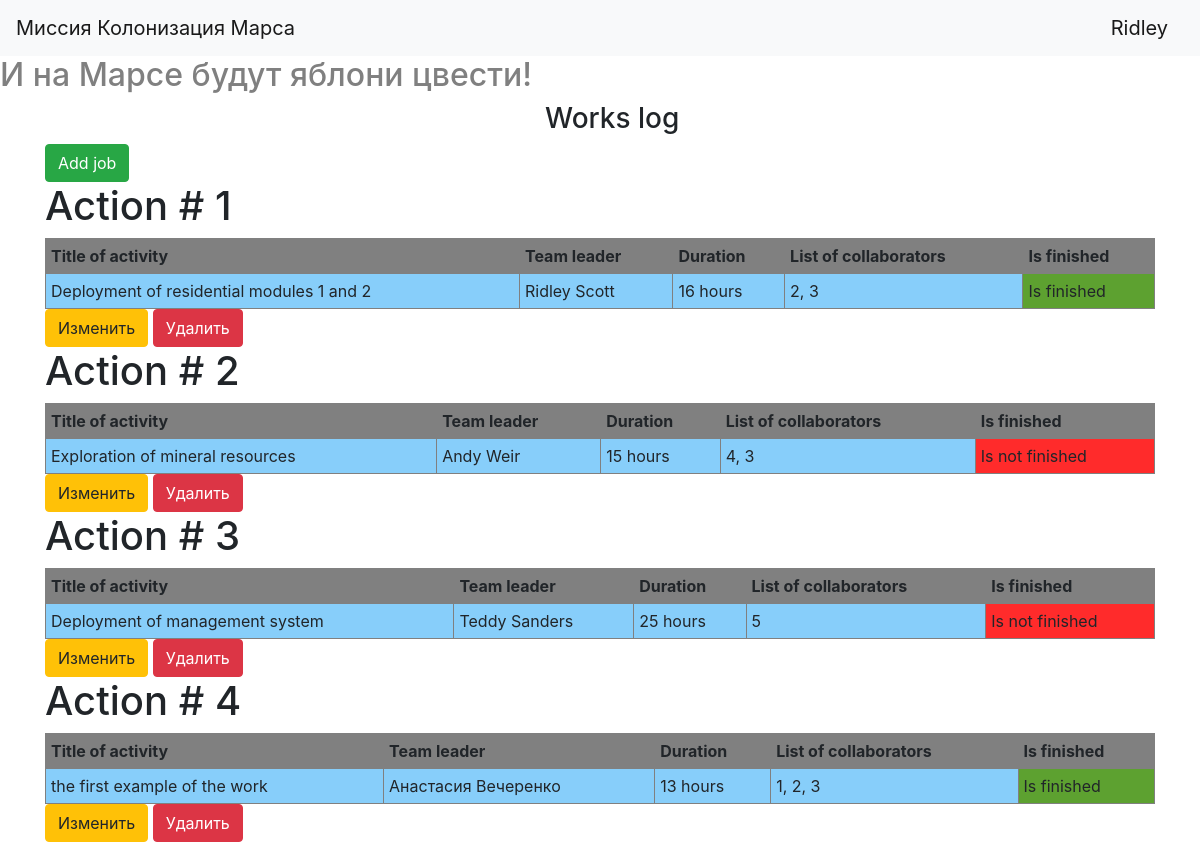
The page / (signed in) on the database its author committed.
### data/users.py (models this page shows, shortened)
class User(SqlAlchemyBase, UserMixin):
    __tablename__ = 'users'
    id = sqlalchemy.Column(sqlalchemy.Integer,
                           primary_key=True, autoincrement=True)
    name = sqlalchemy.Column(sqlalchemy.String, nullable=True)
    surname = sqlalchemy.Column(sqlalchemy.String, nullable=True)
    age = sqlalchemy.Column(sqlalchemy.Integer, nullable=True)
    position = sqlalchemy.Column(sqlalchemy.String, nullable=True)
    speciality = sqlalchemy.Column(sqlalchemy.String, nullable=True)
    address = sqlalchemy.Column(sqlalchemy.String, nullable=True)
    about = sqlalchemy.Column(sqlalchemy.String, nullable=True)
    email = sqlalchemy.Column(sqlalchemy.String,
                              index=True, unique=True, nullable=True)
    hashed_password = sqlalchemy.Column(sqlalchemy.String, nullable=True)
    created_date = sqlalchemy.Column(sqlalchemy.DateTime,
                                     default=datetime.datetime.now)
    jobs = orm.relation("Jobs", back_populates='user')

### data/jobs.py (models this page shows)
class Jobs(SqlAlchemyBase):
    __tablename__ = 'jobs'
    id = sqlalchemy.Column(sqlalchemy.Integer,
                           primary_key=True, autoincrement=True)
    team_leader = sqlalchemy.Column(sqlalchemy.Integer,
                                    sqlalchemy.ForeignKey("users.id"))
    user = orm.relation('User')
    job = sqlalchemy.Column(sqlalchemy.String, nullable=True)
    work_size = sqlalchemy.Column(sqlalchemy.Integer, nullable=True)
    collaborators = sqlalchemy.Column(sqlalchemy.String, nullable=True)
    start_date = sqlalchemy.Column(sqlalchemy.DateTime,
                                   default=datetime.datetime.now)
    end_date = sqlalchemy.Column(sqlalchemy.DateTime, nullable=True)
    is_finished = sqlalchemy.Column(sqlalchemy.Boolean, default=True)

### main.py (the view)
@app.route('/')
def table():
    global_init("db/mars_explorer.db")
    db_sess = create_session()
    list_jobs = []
    for job in db_sess.query(Jobs).all():
        list_jobs.append({'id': job.id, 'title': job.job, 'leader': f'{job.user.name} {job.user.surname}',
                          'duration': job.work_size, 'list': job.collaborators, 'finish': job.is_finished,
                          'team_leader': job.team_leader})
    return render_template('table.html', data=list_jobs)

### data/db_session.py (called while the page is built, shortened)
def global_init(db_file):
    global __factory
    if __factory:
        return

def create_session() -> Session:
    global __factory
    return __factory()

### main.py (called while the page is built)
@login_manager.user_loader
def load_user(user_id):
    db_sess = create_session()
    return db_sess.query(User).get(user_id)

### templates/table.html
{% extends "base.html" %}
{% block content %}
<h3>Works log</h3>
{% if current_user.is_authenticated %}
    <a class="btn btn-success " href="/jobs">Add job</a>
{% endif %}
{% for item in data %}
    <h1>Action # {{item['id']}}</h1>
    <table border="1" width="100%" cellpadding="5">
        <tr>
            <th bgcolor="#808080">Title of activity</th>
            <th bgcolor="#808080">Team leader</th>
            <th bgcolor="#808080">Duration</th>
            <th bgcolor="#808080">List of collaborators</th>
            <th bgcolor="#808080">Is finished</th>
        </tr>
        <tr>
            <td bgcolor="#87cefa">{{item['title']}}</td>
            <td bgcolor="#87cefa">{{item['leader']}}</td>
            <td bgcolor="#87cefa">{{item['duration']}} hours</td>
            <td bgcolor="#87cefa">{{item['list']}}</td>
            {% if item['finish'] == False %}
                <td bgcolor="#ff2b2b">Is not finished</td>
            {% else %}
                <td bgcolor="#5da130">Is finished</td>
            {% endif %}
        </tr>
    </table>
{% if current_user.is_authenticated and (current_user.id == item['team_leader'] or current_user.id == 1) %}
    <div>
        <a href="/jobs/{{ item.id }}" class="btn btn-warning">
            Изменить
        </a>
        <a href="/jobs_delete/{{ item.id }}" class="btn btn-danger">
            Удалить
        </a>
    </div>
{% endif %}
{% endfor %}
{% endblock %}

### templates/base.html (shortened to what this page needs)
<!doctype html>
<html lang="en">
<head>
    <link rel="stylesheet"
          href="https://stackpath.bootstrapcdn.com/bootstrap/4.4.1/css/bootstrap.min.css"
>
</head>
<body>
<header>
    <nav class="navbar navbar-light bg-light">
        <a class="navbar-brand" href="#">Миссия Колонизация Марса</a>
        {% if current_user.is_authenticated %}
    <a class="navbar-brand" href="/logout">{{ current_user.name }}</a>
{% else %}
    <p>
        <a class="btn btn-primary " href="/register">Зарегистрироваться</a>
        <a class="btn btn-success" href="/login">Войти</a>
    </p>
{% endif %}
    </nav>
    <h2>И на Марсе будут яблони цвести!</h2>
</header>
<main role="main" class="container">
    {% block content %}{% endblock %}
</main>
</body>
</html>

### templates/base.html (style rules this page uses)
h2 { color: #808080; }
h3 { margin-left:500px; }

### rows shown on the page
User: name "Ridley"
Jobs: id "1", title "Deployment of residential modules 1 and 2", leader "Ridley Scott", duration "16", list "2, 3", shows "Is finished"
Jobs: id "2", title "Exploration of mineral resources", leader "Andy Weir", duration "15", list "4, 3", shows "Is not finished"
Jobs: id "3", title "Deployment of management system", leader "Teddy Sanders", duration "25", list "5", shows "Is not finished"
Jobs: id "4", title "the first example of the work", leader "Анастасия Вечеренко", duration "13", list "1, 2, 3", shows "Is finished"
